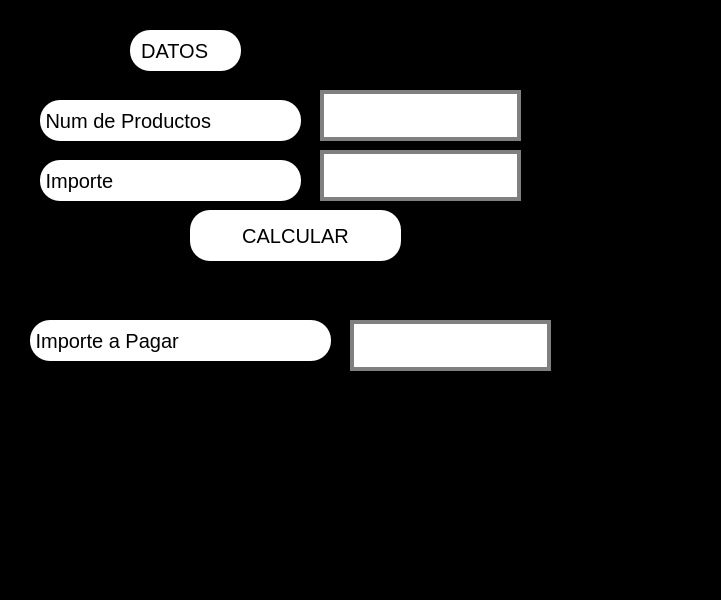
<?xml version="1.0" encoding="UTF-8"?>
<ui version="4.0">
 <class>MainWindow</class>
 <widget class="QMainWindow" name="MainWindow">
  <property name="geometry">
   <rect>
    <x>0</x>
    <y>0</y>
    <width>721</width>
    <height>600</height>
   </rect>
  </property>
  <property name="windowTitle">
   <string>MainWindow</string>
  </property>
  <property name="styleSheet">
   <string notr="true">

background:black
</string>
  </property>
  <widget class="QWidget" name="centralwidget">
   <widget class="QLineEdit" name="txt_n">
    <property name="geometry">
     <rect>
      <x>320</x>
      <y>90</y>
      <width>201</width>
      <height>51</height>
     </rect>
    </property>
    <property name="font">
     <font>
      <pointsize>20</pointsize>
     </font>
    </property>
    <property name="styleSheet">
     <string notr="true">background-color: rgb(255, 255, 255);
border: 4px solid gray;
</string>
    </property>
    <property name="text">
     <string/>
    </property>
    <property name="alignment">
     <set>Qt::AlignCenter</set>
    </property>
   </widget>
   <widget class="QPushButton" name="btn_calcular">
    <property name="geometry">
     <rect>
      <x>190</x>
      <y>210</y>
      <width>211</width>
      <height>51</height>
     </rect>
    </property>
    <property name="font">
     <font>
      <pointsize>15</pointsize>
     </font>
    </property>
    <property name="styleSheet">
     <string notr="true">border-radius:20px;

background: white


</string>
    </property>
    <property name="text">
     <string>CALCULAR</string>
    </property>
   </widget>
   <widget class="QLabel" name="label">
    <property name="geometry">
     <rect>
      <x>40</x>
      <y>100</y>
      <width>261</width>
      <height>41</height>
     </rect>
    </property>
    <property name="font">
     <font>
      <pointsize>15</pointsize>
     </font>
    </property>
    <property name="styleSheet">
     <string notr="true">
border-radius:20px;

background: white
</string>
    </property>
    <property name="text">
     <string> Num de Productos</string>
    </property>
   </widget>
   <widget class="QLabel" name="label_2">
    <property name="geometry">
     <rect>
      <x>130</x>
      <y>30</y>
      <width>111</width>
      <height>41</height>
     </rect>
    </property>
    <property name="font">
     <font>
      <pointsize>15</pointsize>
     </font>
    </property>
    <property name="styleSheet">
     <string notr="true">
border-radius:20px;

background: white



</string>
    </property>
    <property name="text">
     <string>  DATOS</string>
    </property>
   </widget>
   <widget class="QLineEdit" name="txt_res">
    <property name="geometry">
     <rect>
      <x>350</x>
      <y>320</y>
      <width>201</width>
      <height>51</height>
     </rect>
    </property>
    <property name="font">
     <font>
      <pointsize>20</pointsize>
     </font>
    </property>
    <property name="styleSheet">
     <string notr="true">background-color: rgb(255, 255, 255);
border: 4px solid gray;
</string>
    </property>
    <property name="text">
     <string/>
    </property>
    <property name="alignment">
     <set>Qt::AlignCenter</set>
    </property>
   </widget>
   <widget class="QLabel" name="label_5">
    <property name="geometry">
     <rect>
      <x>30</x>
      <y>320</y>
      <width>301</width>
      <height>41</height>
     </rect>
    </property>
    <property name="font">
     <font>
      <pointsize>15</pointsize>
     </font>
    </property>
    <property name="styleSheet">
     <string notr="true">
border-radius:20px;

background: white



</string>
    </property>
    <property name="text">
     <string> Importe a Pagar</string>
    </property>
   </widget>
   <widget class="QLabel" name="label_3">
    <property name="geometry">
     <rect>
      <x>40</x>
      <y>160</y>
      <width>261</width>
      <height>41</height>
     </rect>
    </property>
    <property name="font">
     <font>
      <pointsize>15</pointsize>
     </font>
    </property>
    <property name="styleSheet">
     <string notr="true">
border-radius:20px;

background: white
</string>
    </property>
    <property name="text">
     <string> Importe</string>
    </property>
   </widget>
   <widget class="QLineEdit" name="txt_p">
    <property name="geometry">
     <rect>
      <x>320</x>
      <y>150</y>
      <width>201</width>
      <height>51</height>
     </rect>
    </property>
    <property name="font">
     <font>
      <pointsize>20</pointsize>
     </font>
    </property>
    <property name="styleSheet">
     <string notr="true">background-color: rgb(255, 255, 255);
border: 4px solid gray;
</string>
    </property>
    <property name="text">
     <string/>
    </property>
    <property name="alignment">
     <set>Qt::AlignCenter</set>
    </property>
   </widget>
  </widget>
  <widget class="QMenuBar" name="menubar">
   <property name="geometry">
    <rect>
     <x>0</x>
     <y>0</y>
     <width>721</width>
     <height>21</height>
    </rect>
   </property>
  </widget>
  <widget class="QStatusBar" name="statusbar"/>
 </widget>
 <resources/>
 <connections/>
</ui>
